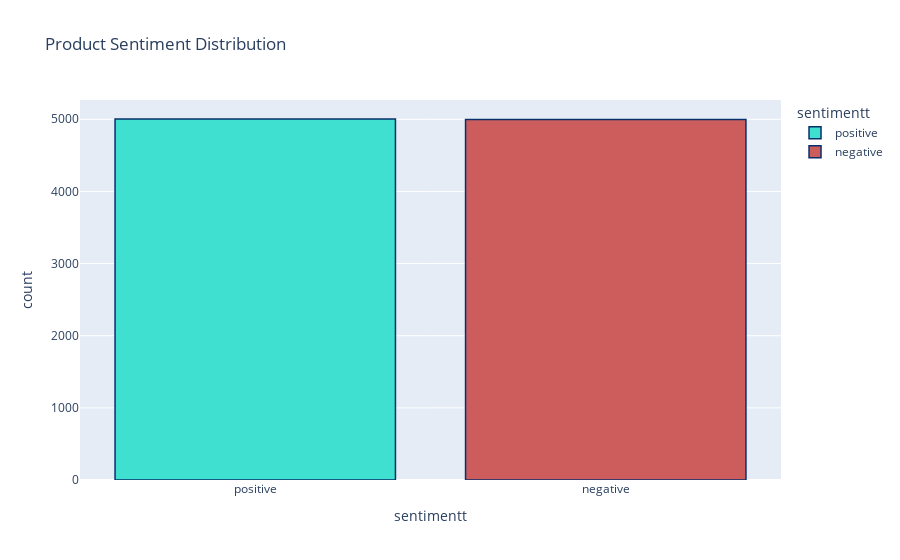

Notebook code cell kept with this figure:
### Code cell
import plotly.express as px

# use the mapping to handle both transformations in one step:
df['sentimentt'] = df['sentiment'].map({0: 'negative', 1: 'positive'})

# Check to ensure the mapping has occurred correctly (optional but recommended):
print(df['sentimentt'].value_counts())

# Create a histogram to visualize the distribution of sentiments
fig = px.histogram(df, x='sentimentt',
                   title='Product Sentiment Distribution',
                   color='sentimentt',
                   color_discrete_map={'negative': 'indianred', 'positive': 'turquoise'})

# Update plot aesthetics
fig.update_traces(marker_line_color='rgb(8,48,107)', marker_line_width=1.5)
fig.update_layout(title_text='Product Sentiment Distribution')

# Show the histogram, specify the renderer if necessary for your environment
fig.show()

### Figure 1 — Plotly figure (JSON) as saved in the notebook; plotly's stock layout.template omitted (floating-point values rounded to 4 significant figures; data arrays with more than 128 entries replaced by an {"elided": "..."} marker saying what was removed)
{"data": [{"alignmentgroup": "True", "bingroup": "x", "hovertemplate": "sentimentt=%{x}<br>count=%{y}<extra></extra>", "legendgroup": "positive", "marker": {"color": "turquoise", "line": {"color": "rgb(8,48,107)", "width": 1.5}, "pattern": {"shape": ""}}, "name": "positive", "offsetgroup": "positive", "orientation": "v", "showlegend": true, "type": "histogram", "x": {"elided": "5004 str values"}, "xaxis": "x", "yaxis": "y"}, {"alignmentgroup": "True", "bingroup": "x", "hovertemplate": "sentimentt=%{x}<br>count=%{y}<extra></extra>", "legendgroup": "negative", "marker": {"color": "indianred", "line": {"color": "rgb(8,48,107)", "width": 1.5}, "pattern": {"shape": ""}}, "name": "negative", "offsetgroup": "negative", "orientation": "v", "showlegend": true, "type": "histogram", "x": {"elided": "4996 str values"}, "xaxis": "x", "yaxis": "y"}], "layout": {"barmode": "relative", "legend": {"title": {"text": "sentimentt"}, "tracegroupgap": 0}, "title": {"text": "Product Sentiment Distribution"}, "xaxis": {"anchor": "y", "categoryarray": ["positive", "negative"], "categoryorder": "array", "domain": [0, 1], "title": {"text": "sentimentt"}}, "yaxis": {"anchor": "x", "domain": [0, 1], "title": {"text": "count"}}}}
